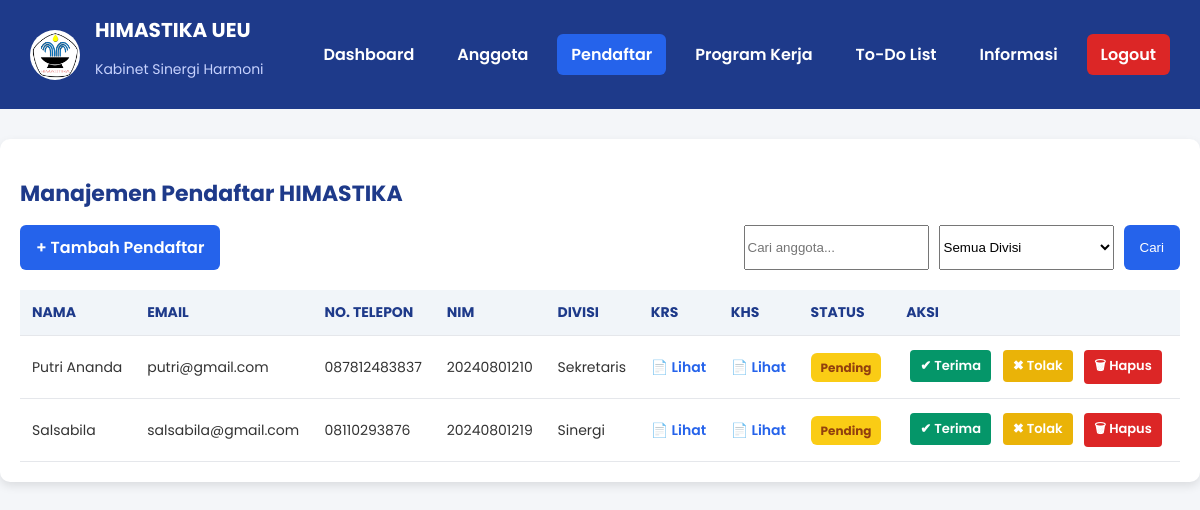
Screenshot of /index.php/pendaftaran with the database file from the repository.
### tables this page shows
CREATE TABLE `pendaftaran` (
  `id` int(11) NOT NULL,
  `nama` varchar(100) DEFAULT NULL,
  `email` varchar(100) DEFAULT NULL,
  `no_telp` varchar(20) DEFAULT NULL,
  `nim` varchar(50) DEFAULT NULL,
  `angkatan` varchar(10) DEFAULT NULL,
  `divisi` varchar(50) DEFAULT NULL,
  `alasan` text DEFAULT NULL,
  `krs` varchar(255) DEFAULT NULL,
  `khs` varchar(255) DEFAULT NULL,
  `tanggal_daftar` datetime DEFAULT NULL,
  `status` enum('pending','diterima','ditolak') DEFAULT 'pending'
);

### application/controllers/Pendaftaran.php (called while the page is built, shortened)
<?php
class Pendaftaran extends CI_Controller {
    public function __construct() {
        $this->load->model('Pendaftaran_model');
        $this->load->helper(['form', 'url']);
        $this->load->library(['session', 'upload']);
    }
    public function index() {
    $search = $this->input->get('search');
    $divisi = $this->input->get('divisi');
    $this->load->model('Anggota_model');
    $data['divisi_list'] = $this->Anggota_model->get_divisi();
    $data['pendaftaran'] = $this->Pendaftaran_model->get_filtered($search, $divisi);
    $this->load->view('pendaftaran/list', $data);
}
}

### index.php (called while the page is built, shortened)
<?php
require_once BASEPATH.'core/CodeIgniter.php';

### application/models/Pendaftaran_model.php (called while the page is built, shortened)
<?php
class Pendaftaran_model extends CI_Model {
    private $table = 'pendaftaran';
    public function get_filtered($search = null, $divisi = null) {
        return $this->db->get($this->table)->result();
    }
}

### application/views/pendaftaran/list.php (the view, shortened to what this page needs)
<!DOCTYPE html>
<html lang="id">
<head>
</head>
<body>
<header>
    <div style="display: flex; align-items: center;">
        <img src="<?= base_url('assets/img/LOGO HIMASTIKA.jpg'); ?>" alt="Logo HIMASTIKA">
        <div>
            <h1>HIMASTIKA UEU</h1>
            <p class="subtitle">Kabinet Sinergi Harmoni</p>
        </div>
    </div>
    <nav>
        <a href="<?= base_url('dashboard'); ?>">Dashboard</a>
        <a href="<?= base_url('anggota'); ?>">Anggota</a>
        <a href="<?= base_url('pendaftaran'); ?>" style="background:#2563eb;">Pendaftar</a>
        <a href="<?= base_url('proker'); ?>">Program Kerja</a>
        <a href="<?= base_url('todo'); ?>">To-Do List</a>
        <a href="<?= base_url('informasi'); ?>">Informasi</a>
        <a href="<?= base_url('login/logout'); ?>" style="background:#dc2626;">Logout</a>
    </nav>
</header>
<div class="container">
    <h2>Manajemen Pendaftar HIMASTIKA</h2>
    <div class="actions">
        <a href="<?= base_url('pendaftaran/form'); ?>" class="btn-add">+ Tambah Pendaftar</a>
        <form method="get" style="display:flex; gap:10px;">
    <input type="text" name="search" value="<?= htmlspecialchars($this->input->get('search') ?: '', ENT_QUOTES, 'UTF-8'); ?>" placeholder="Cari anggota..." class="search-input">
    <select name="divisi" class="search-input">
        <option value="all">Semua Divisi</option>
    </select>
    <button type="submit" style="padding:10px 16px; background:#2563eb; color:white; border:none; border-radius:6px;">Cari</button>
</form>
    </div>
    <table>
        <thead>
            <tr>
                <th>Nama</th>
                <th>Email</th>
                <th>No. Telepon</th>
                <th>NIM</th>
                <th>Divisi</th>
                <th>KRS</th>
                <th>KHS</th>
                <th>Status</th>
                <th>Aksi</th>
            </tr>
        </thead>
        <tbody>
            <?php foreach ($pendaftaran as $p): ?>
            <tr>
               <td><?= htmlspecialchars($p->nama ?? ''); ?></td>
<td><?= htmlspecialchars($p->email ?? ''); ?></td>
<td><?= htmlspecialchars($p->no_telp ?? ''); ?></td>
<td><?= htmlspecialchars($p->nim ?? ''); ?></td>
<td><?= htmlspecialchars($p->divisi ?? ''); ?></td>
                <td>
                    <?php if ($p->krs): ?>
                        <a href="<?= base_url('uploads/'.$p->krs); ?>" target="_blank" class="btn-view">📄 Lihat</a>
                    <?php else: ?> - <?php endif; ?>
                </td>
                <td>
                    <?php if ($p->khs): ?>
                        <a href="<?= base_url('uploads/'.$p->khs); ?>" target="_blank" class="btn-view">📄 Lihat</a>
                    <?php else: ?> - <?php endif; ?>
                </td>
                <td>
                    <?php
                        $status = !empty($p->status) ? $p->status : 'pending';
                    ?>
                    <span class="status status-<?= $status; ?>"><?= ucfirst($status); ?></span>
                </td>
                <td>
                    <a href="<?= base_url('pendaftaran/update_status/'.$p->id.'/diterima'); ?>" class="btn-action btn-approve">✔ Terima</a>
                    <a href="<?= base_url('pendaftaran/update_status/'.$p->id.'/ditolak'); ?>" class="btn-action btn-reject">✖ Tolak</a>
                    <a href="<?= base_url('pendaftaran/delete/'.$p->id); ?>" class="btn-action btn-delete" onclick="return confirm('Yakin hapus pendaftar ini?')">🗑 Hapus</a>
                </td>
            </tr>
            <?php endforeach; ?>
        </tbody>
    </table>
</div>
</body>
</html>

### application/views/pendaftaran/list.php (style rules this page uses)
body { font-family: 'Poppins', sans-serif; margin: 0; background: #f4f6f9; color: #333; }
header { background: #1e3a8a; color: white; padding: 15px 30px; display: flex; align-items: center; justify-content: space-between; }
header img { width: 50px; height: 50px; border-radius: 50%; margin-right: 15px; }
header h1 { font-size: 20px; margin: 0; }
header .subtitle { font-size: 14px; color: #c7d2fe; }
nav { display: flex; gap: 15px; }
nav a { color: white; text-decoration: none; font-weight: 600; padding: 8px 14px; border-radius: 6px; transition: background 0.3s ease; }
.container { max-width: 1200px; margin: 30px auto; background: white; padding: 20px; border-radius: 10px; box-shadow: 0 4px 10px rgba(0,0,0,0.1); }
.container h2 { font-size: 22px; margin-bottom: 15px; color: #1e3a8a; }
.actions { display: flex; justify-content: space-between; margin-bottom: 20px; }
.btn-add { background: #2563eb; color: white; padding: 10px 16px; border-radius: 6px; text-decoration: none; font-weight: 600; }
table { width: 100%; border-collapse: collapse; margin-top: 10px; }
th, td { padding: 12px; text-align: left; border-bottom: 1px solid #e5e7eb; font-size: 14px; }
th { background: #f1f5f9; color: #1e3a8a; text-transform: uppercase; font-size: 14px; }
.btn-action { display: inline-block; margin: 2px 4px; padding: 6px 10px; font-size: 13px; font-weight: 600; border-radius: 4px; text-decoration: none; }
.btn-delete { color: white; background: #dc2626; }
.btn-approve { color: white; background: #059669; }
.btn-reject { color: white; background: #eab308; }
.btn-view { color: #2563eb; font-weight: 600; text-decoration: none; }
.status { padding: 6px 10px; border-radius: 6px; font-size: 12px; font-weight: bold; text-transform: capitalize; }
.status-pending { background: #facc15; color: #92400e; }

### rows the page displays
pendaftaran: nama "Putri Ananda", email "putri@gmail.com", no_telp "087812483837", nim "20240801210", divisi "Sekretaris", status "Pending"
pendaftaran: nama "Salsabila", email "salsabila@gmail.com", no_telp "08110293876", nim "20240801219", divisi "Sinergi", status "Pending"
